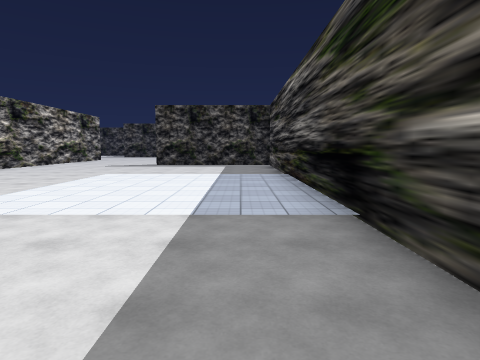
View 1 (above)

24 first-person views from a walk through a 3-D level made in the Unity game engine. The camera is 1.5 m above the floor, tilts 6° down and sees 75° across. The floor is counted in squares, 2 m on a side. Each view is taken from the middle of a square. On the plan, view 1 faces up. The plan holds only what a view shows up to about 10 squares ahead; the rest is blank. The place goes on beyond the plan. Some animated figures are not drawn. Some surface patterns are stand-ins.

View 2
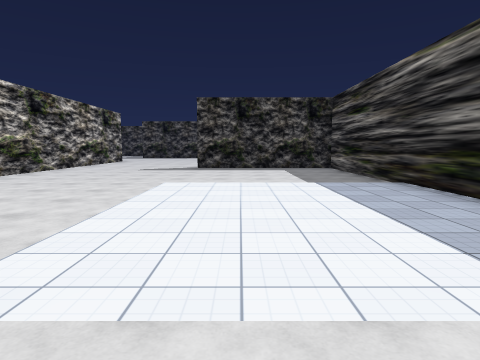

View 3
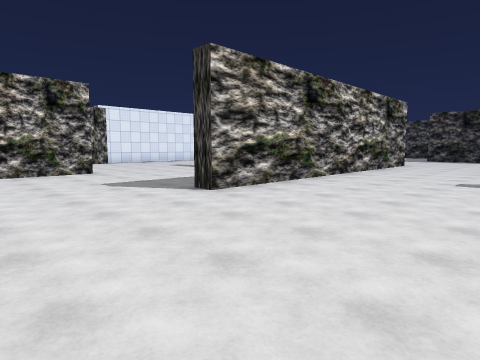

View 4
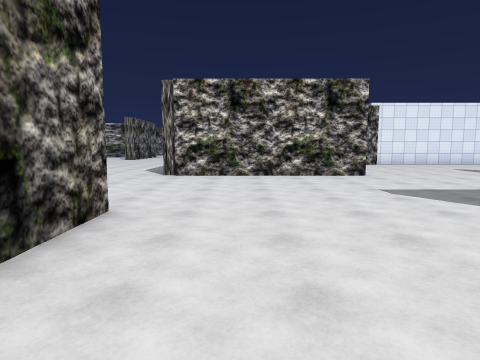

View 5
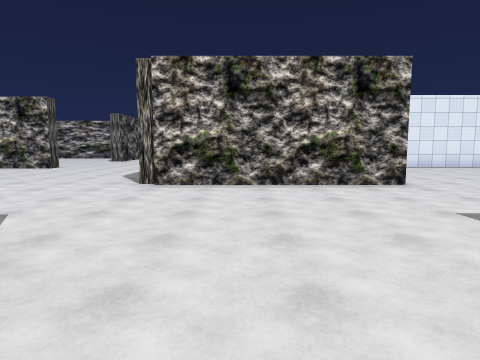

View 6
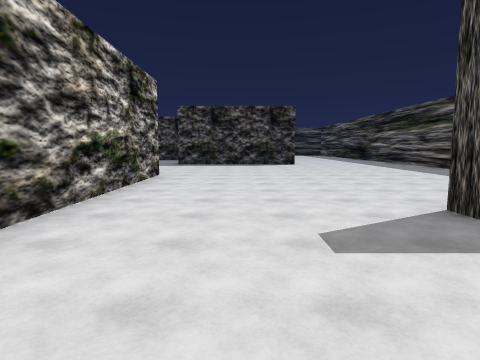

View 7
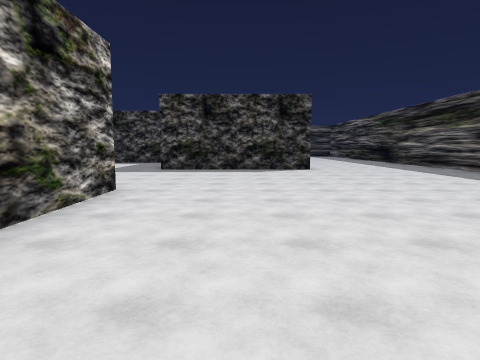

View 8
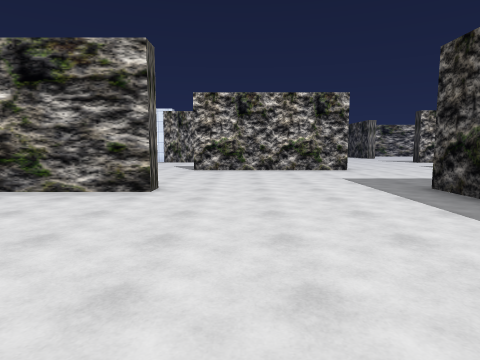

View 9
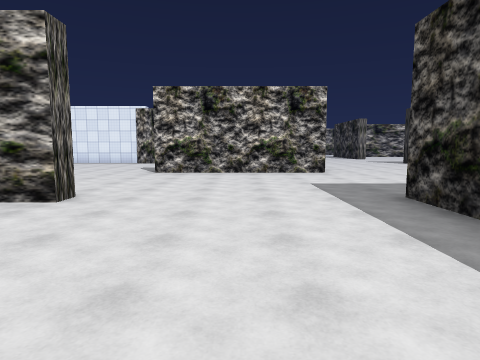

View 10
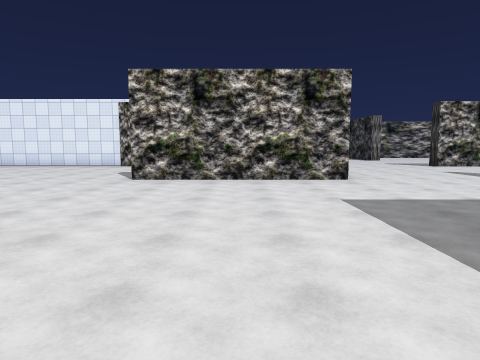

View 11
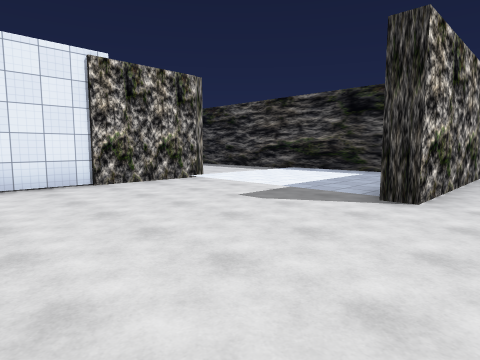

View 12
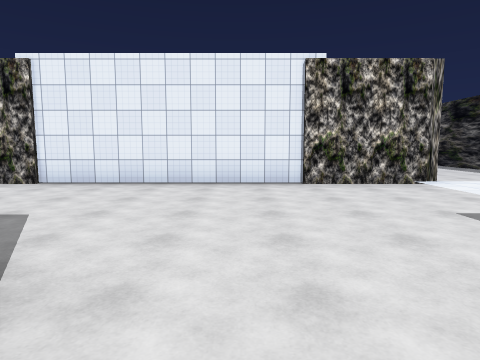

View 13
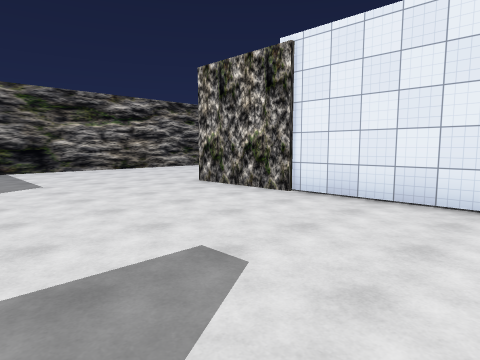

View 14
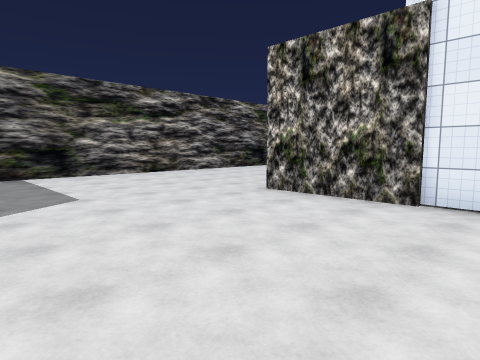

View 15
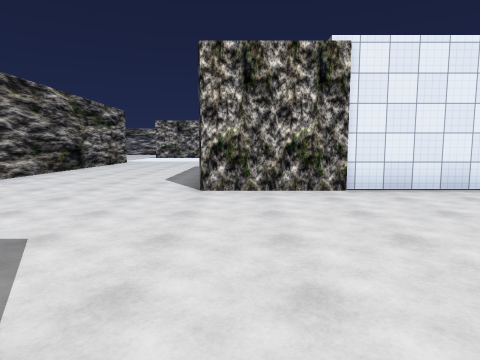

View 16
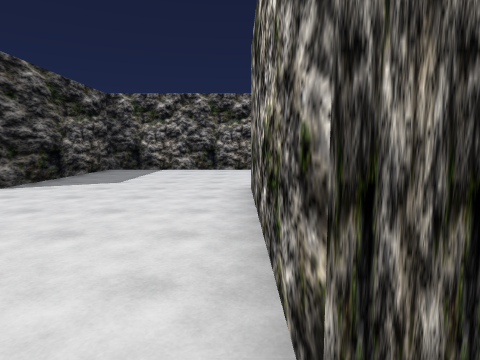

View 17
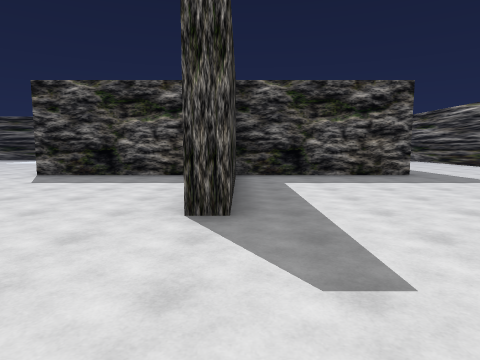

View 18
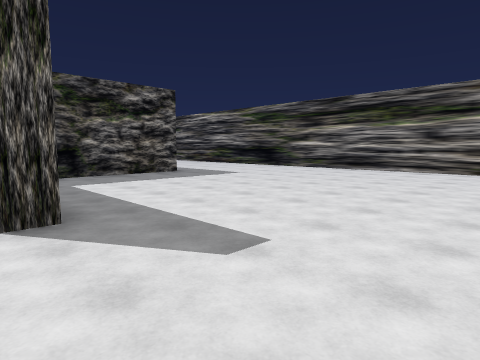

View 19
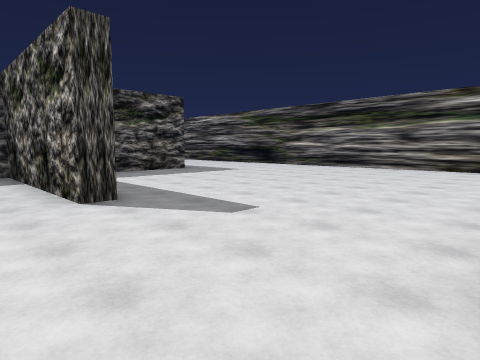

View 20
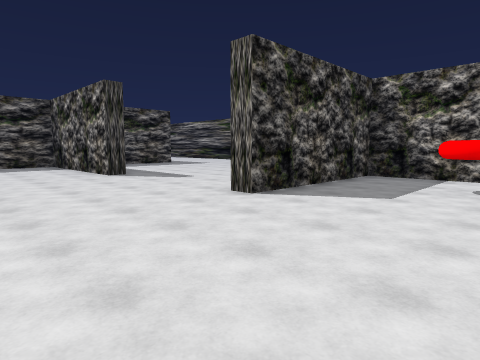

View 21
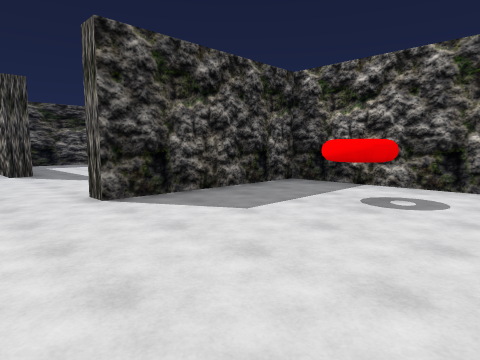

View 22
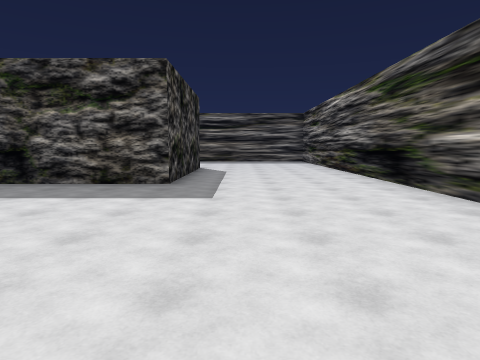

View 23
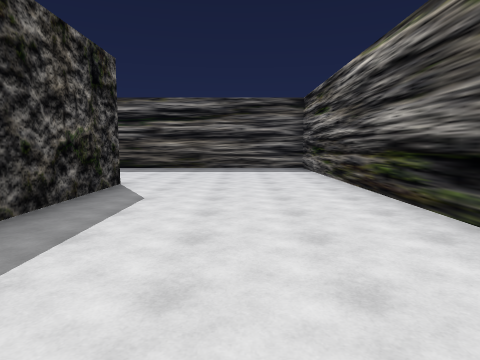

View 24
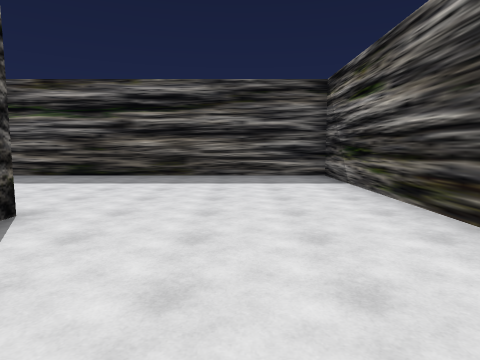

### Floor plan
Points are (right, up) in squares from view 1. A wall is a line through its corners. A room is listed if a view was taken in it or the views show most of it. See-through windows are left out.
Room 1 (views 1, 2, 3, 4, 5, 6, 7, 8, 9, 10, 11, 12, 13, 14, 15, 16, 17, 18, 19, 20, 21, 22, 23, 24)
walls: (-13.6, 8.3) (-13.2, 8.3) (-13.2, 2.9); (-3.5, 13.1) (-3.5, 13.8); (-8.8, 18.5) (-8.2, 18.5) (-8.2, 8.5) (-8.8, 8.5); (-18.4, 19.1) (-18.4, 8.2); (-9.8, -1.9) (-13.6, -1.9) (-13.6, -1.4) (-8.6, -1.4) (-8.6, 3.5) (-6.9, 3.5); (-23.1, 3.5) (-15, 3.5); (-13.2, 23.6) (-13.2, 18.5) (-13.8, 18.5); (-15.4, 23.1) (-17.2, 23.1); (-7.1, 23.5) (-8.8, 23.5); (1.3, 1.5) (1.3, 12.1); (1.3, 22.4) (1.3, 23.1); (-3.6, -6.6) (-8.6, -6.6) (-8.6, -1.9); (-22.2, -6.2) (-18.6, -6.2) (-18.6, -1.7) (-18, -1.7); (-10.9, -11.3) (1.3, -11.3) (1.3, -3); (-16.6, -11.3) (-13, -11.3)

Where each view was taken, in squares from view 1:
view 1: 0 up, 0 right, facing up
view 2: 2 up, 2 left, facing up
view 3: 5 up, 4 left, facing up-left
view 4: 5 up, 5 left, facing left
view 5: 5 up, 7 left, facing left
view 6: 10 up, 6 left, facing up
view 7: 13 up, 6 left, facing up
view 8: 20 up, 3 left, facing left
view 9: 21 up, 4 left, facing left
view 10: 21 up, 6 left, facing left
view 11: 14 up, 12 left, facing up-left
view 12: 15 up, 12 left, facing left
view 13: 14 up, 14 left, facing down-left
view 14: 12 up, 14 left, facing down-left
view 15: 9 up, 13 left, facing left
view 16: 9 up, 13 left, facing down
view 17: 2 down, 17 left, facing right
view 18: 1 down, 17 left, facing down-right
view 19: 0 up, 18 left, facing down-right
view 20: 2 up, 22 left, facing down-right
view 21: 0 up, 23 left, facing down-right
view 22: 8 down, 15 left, facing right
view 23: 9 down, 10 left, facing right
view 24: 9 down, 7 left, facing right
